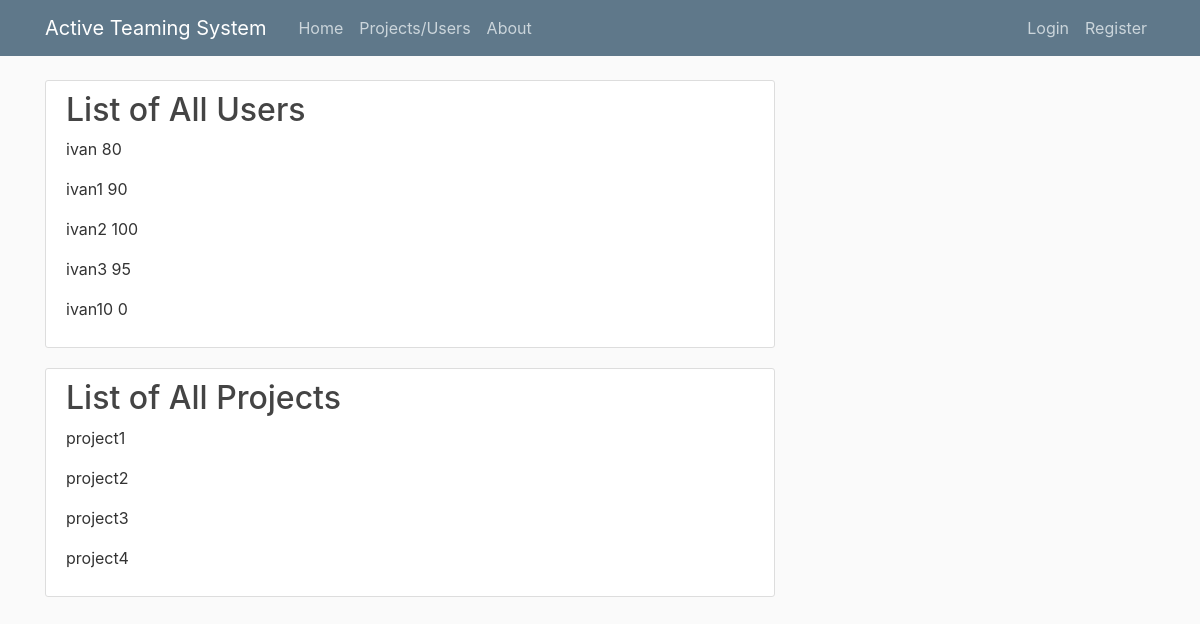
The app's page /projects_and_users with its own data.
### application/models.py (models this page shows, shortened)
class User(db.Model,UserMixin):
    id = db.Column(db.Integer, primary_key=True)
    username = db.Column(db.String(20), unique=True, nullable=False)
    email = db.Column(db.String(120), unique=True, nullable=False)
    image_file = db.Column(db.String(20), nullable=False, default='default.jpg')
    password = db.Column(db.String(60), nullable=False)
    rating = db.Column(db.Integer,nullable=False,default=0)
    posts = db.relationship('Post', backref='author', lazy=True)
    project = db.relationship('Project', backref='member', lazy=True)

class Project(db.Model):
    id = db.Column(db.Integer, primary_key=True)
    title = db.Column(db.String(100), nullable=False)
    date_created = db.Column(db.DateTime, nullable=False, default=datetime.utcnow)
    description = db.Column(db.Text, nullable=False)
    members = db.Column(db.Integer, db.ForeignKey('user.id'), nullable=False)
    rating = db.Column(db.Integer, nullable =False, default=0)

### application/route.py (the view)
@app.route("/projects_and_users")
def projects_and_users():
    page = request.args.get('page',1,type=int)
    users = User.query.order_by(User.id.asc()).paginate(page=page, per_page=5)
    projects = Project.query.order_by(Project.id.asc()).paginate(page=page, per_page=5)
    return render_template('projects_and_users.html', users=users,projects=projects)

### application/templates/projects_and_users.html
{% extends "layout.html" %}
{% block content %}
<article class="media content-section">
    <div class="media-body">
        <h2>List of All Users</h2>
        {% for user in users.items %}
        <p class="article-content">{{user.username}}&nbsp;{{user.rating}}</p>
        {% endfor %}
    </div>
</article>
<article class="media content-section">
    <div class="media-body">
        <h2>List of All Projects</h2>
        {% for project in projects.items %}
        <p class="article-content">{{project.title }}</p>
        {% endfor %}
    </div>
</article>
{% endblock content %}

### application/static/main.css (style rules this page uses)
body { background: #fafafa; color: #333333; margin-top: 5rem; }
h1, h2, h3, h4, h5, h6 { color: #444444; }
.content-section { background: #ffffff; padding: 10px 20px; border: 1px solid #dddddd; border-radius: 3px; margin-bottom: 20px; }
.article-content { white-space: pre-line; }

### records on screen
User: username "ivan", rating "80"
User: username "ivan1", rating "90"
User: username "ivan2", rating "100"
User: username "ivan3", rating "95"
User: username "ivan10", rating "0"
Project: title "project1"
Project: title "project2"
Project: title "project3"
Project: title "project4"
